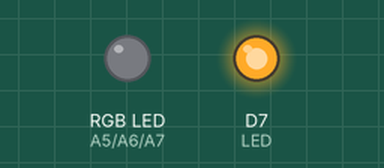
Bench run of a sketch on a simulated Particle Photon. Shown: an RGB LED mixed from three pins (HIGH = lit), output pins drawn as LEDs (lit = HIGH).

Above: at 0.1 s.
At 2.1 s:
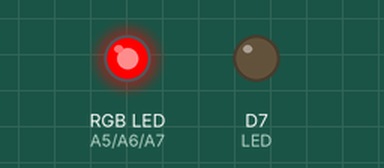
At 2.8 s:
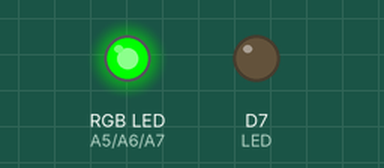
At 3.6 s:
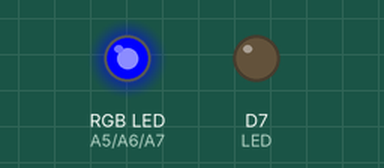
At 4.5 s:
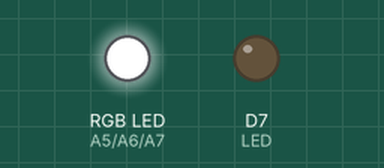
At 5.1 s:
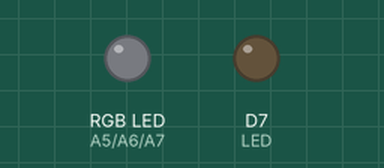
Timing chart, 0 to 6.6 s (numbered marks = the images above):
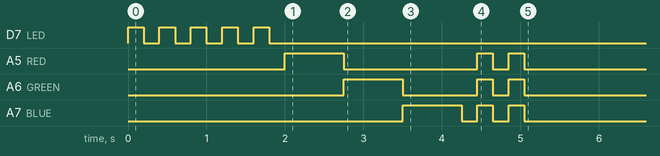

The sketch:

tomato.ino
```cpp
#include <stdio.h>

int setTomatoColor(String color);
int setRgbColor(String color);
int blinkRepeat(String times);

#define LED   D7
#define RED   A5
#define GREEN A6
#define BLUE  A7


void setup()
{
  //Register Spark function
  Spark.function("tomato", setTomatoColor);
  Spark.function("blinky", blinkRepeat);
  Spark.function("rgb",    setRgbColor);

  pinMode(LED,   OUTPUT);
  pinMode(RED,   OUTPUT);
  pinMode(GREEN, OUTPUT);
  pinMode(BLUE,  OUTPUT);
  blinkRepeat("5");

  // startup sequence
  setTomatoColor("RED");
  delay(750);
  setTomatoColor("GREEN");
  delay(750);
  setTomatoColor("BLUE");
  delay(750);
  setTomatoColor("OFF");

  delay(200);
  setTomatoColor("ALL");
  delay(200);
  setTomatoColor("OFF");
  delay(200);
  setTomatoColor("ALL");
  delay(200);
  setTomatoColor("OFF");
}

void loop()
{
  // Nothing to do here
}


/*******************************************************************************
 * Function Name  : setTomatoColor
 * Description    : Parses the incoming API commands and sets the color of the
                    tomato
 * Input          : tomato colors
                    e.g.: RED
                          GREEN
                          BLUE
                          ALL
                          OFF
 * Output         : LEDs will turn on or off
 * Return         : 1 on success and -1 on fail
 *******************************************************************************/

int setTomatoColor(String color)
{
    if(color.substring(0,3) == "RED")
    {
        analogWrite(RED,   255);
        analogWrite(GREEN, 0);
        analogWrite(BLUE,  0);
        return 1;
    }

    if(color.substring(0,4) == "BLUE")
    {
        analogWrite(RED,   0);
        analogWrite(GREEN, 0);
        analogWrite(BLUE,  255);
        return 1;
    }

    if(color.substring(0,5) == "GREEN")
    {
        analogWrite(RED,   0);
        analogWrite(GREEN, 255);
        analogWrite(BLUE,  0);
        return 1;
    }

    if(color.substring(0,3) == "ALL")
    {
        analogWrite(RED,   255);
        analogWrite(GREEN, 255);
        analogWrite(BLUE,  255);
        return 1;
    }

    if(color.substring(0,3) == "OFF")
    {
        analogWrite(RED,   0);
        analogWrite(GREEN, 0);
        analogWrite(BLUE,  0);
        return 1;
    }

    return -1;
}

/*******************************************************************************
 * Function Name  : setRgbColor
 * Description    : Parses the incoming API commands and sets the color of the
                    leds based on the RGB hex code
 * Input          : tomato colors
                    e.g.: FFFFFF
                          000000
                          CCCCCC
 * Output         : LEDs will turn on/off/PWM
 * Return         : 1 on success and -1 on fail
 *******************************************************************************/


int setRgbColor(String color)
{
    int red   = 0;
    int green = 0;
    int blue  = 0;
    int result = 1;

    if ( sscanf(color.substring(0,2).c_str(), "%X", red) &&
         sscanf(color.substring(2,2).c_str(), "%X", green) &&
         sscanf(color.substring(4,2).c_str(), "%X", blue) &&
         (red   >=0 && red   <= 255) &&
         (green >=0 && green <= 255) &&
         (blue  >=0 && blue  <= 255) )
    {
        analogWrite(RED,   red);
        analogWrite(GREEN, green);
        analogWrite(BLUE,  blue);
    }
    else
    {
        blinkRepeat("3");
        delay(1000);
        analogWrite(RED,   0);
        analogWrite(GREEN, 0);
        analogWrite(BLUE,  0);
        result = -1;
    }

    return result;
}

/*******************************************************************************
 * Function Name  : blinkRepeat
 * Description    : Parses the incoming API commands and blinks the LED
 * Input          : A String that we can turn into an integer
 * Output         : LED will turn on and off a specified # of times
 * Return         : int # of times to blink
 *******************************************************************************/


int blinkRepeat(String count)
{
    int comparison = atoi(count.c_str());
    for (int i = 0; i < comparison; i += 1)
    {
        digitalWrite(LED, HIGH);
        delay(200);
        digitalWrite(LED, LOW);
        delay(200);
    }
    return comparison;
}
```
